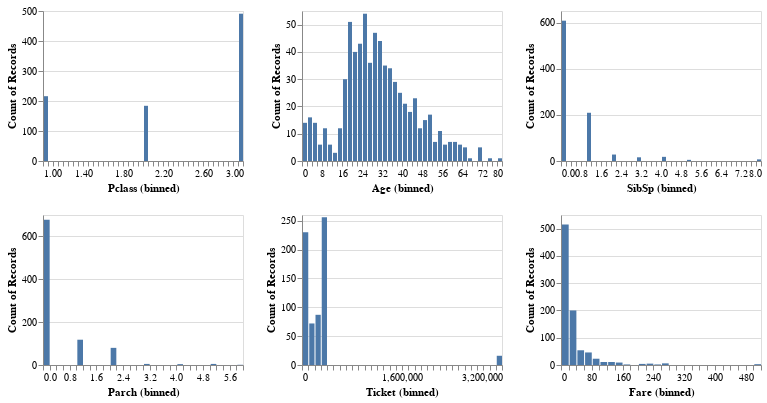

Notebook code cell kept with this figure:
### Markdown cell above
# EDA

### Code cell
alt.Chart(train_df).mark_bar().encode(
    alt.X(alt.repeat(), type='quantitative', bin=alt.Bin(maxbins=40)),
    y='count()',
).properties(
    width=200,
    height=150
).repeat(
    ['Pclass', 'Age', 'SibSp', 'Parch', 'Ticket', 'Fare'],
    columns=3
)

### Figure 1 — Vega-Lite specification as saved in the notebook (floating-point values rounded to 4 significant figures; data arrays with more than 128 entries replaced by an {"elided": "..."} marker saying what was removed)
{"$schema": "https://vega.github.io/schema/vega-lite/v4.8.1.json", "columns": 3, "config": {"view": {"continuousHeight": 300, "continuousWidth": 400}}, "datasets": {"data-bc579b8b68175c86ec4d4572c3e7738f": {"elided": "891 records"}}, "repeat": ["Pclass", "Age", "SibSp", "Parch", "Ticket", "Fare"], "spec": {"data": {"name": "data-bc579b8b68175c86ec4d4572c3e7738f"}, "encoding": {"x": {"bin": {"maxbins": 40}, "field": {"repeat": "repeat"}, "type": "quantitative"}, "y": {"aggregate": "count", "type": "quantitative"}}, "height": 150, "mark": "bar", "width": 200}}
